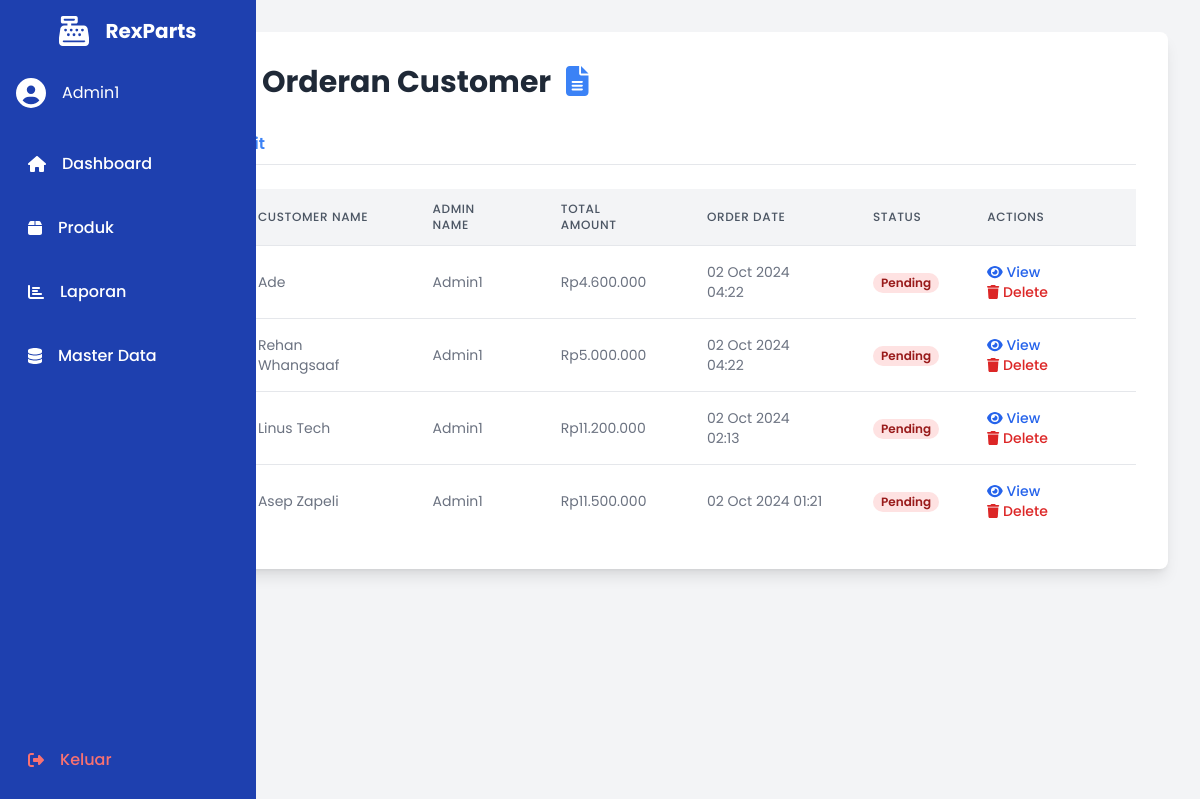
The app's page /views/laporan/orders.php (signed in) with its own data.
### tables this page shows
CREATE TABLE `orders` (
  `order_id` int NOT NULL AUTO_INCREMENT,
  `customer_id` int DEFAULT NULL,
  `admin_id` int DEFAULT NULL,
  `total_amount` decimal(10,2) NOT NULL,
  `order_date` timestamp NULL DEFAULT CURRENT_TIMESTAMP,
  `status` enum('pending','completed','canceled') DEFAULT 'pending',
  PRIMARY KEY (`order_id`),
  KEY `customer_id` (`customer_id`),
  KEY `admin_id` (`admin_id`),
  CONSTRAINT `orders_ibfk_1` FOREIGN KEY (`customer_id`) REFERENCES `customer` (`customer_id`) ON DELETE SET NULL,
  CONSTRAINT `orders_ibfk_2` FOREIGN KEY (`admin_id`) REFERENCES `admin` (`admin_id`) ON DELETE SET NULL
);

CREATE TABLE `customer` (
  `customer_id` int NOT NULL AUTO_INCREMENT,
  `name` varchar(100) NOT NULL,
  `email` varchar(100) DEFAULT NULL,
  `phone` varchar(15) DEFAULT NULL,
  `address` text,
  `created_at` timestamp NULL DEFAULT CURRENT_TIMESTAMP,
  PRIMARY KEY (`customer_id`),
  UNIQUE KEY `email` (`email`)
);

### views/laporan/orders.php (the view, shortened to what this page needs)
<?php
require_once '../../system/koneksi.php';
function getOrders($pdo) {
    $stmt = $pdo->prepare("
        SELECT o.order_id, o.total_amount, o.order_date, o.status,
               c.name AS customer_name, a.username AS admin_name
        FROM orders o
        JOIN customer c ON o.customer_id = c.customer_id
        JOIN admin a ON o.admin_id = a.admin_id
        ORDER BY o.order_date DESC
    ");
    $stmt->execute();
    return $stmt->fetchAll(PDO::FETCH_ASSOC);
}
$orders = getOrders($pdo);
?>
<!DOCTYPE html>
<html lang="en">
<head>
    <link href="https://cdn.jsdelivr.net/npm/tailwindcss@2.2.19/dist/tailwind.min.css" rel="stylesheet">
    <link rel="stylesheet" href="https://cdnjs.cloudflare.com/ajax/libs/font-awesome/6.0.0-beta3/css/all.min.css">
</head>
<body class="bg-gray-100 text-gray-800">
    <aside class="sidebar w-16 bg-blue-600 text-white fixed h-full hover:w-64 overflow-hidden transition-all duration-300 ease-in-out">
        <?php include '../templates/sidebar.php'; ?>
    </aside>
    <div class="ml-16 p-8">
        <div class="max-w-7xl mx-auto bg-white shadow-lg rounded-lg overflow-hidden">
            <div class="p-8">
                <h1 class="text-3xl font-bold mb-6 text-gray-800">Laporan Orderan Customer <i class="fas fa-file-alt ml-2 text-blue-500"></i></h1>
                <div class="mb-6">
                    <ul class="flex border-b border-gray-200">
                        <li class="mr-1">
                            <a class="bg-white inline-block py-2 px-4 text-blue-500 hover:text-blue-800 font-semibold rounded-t-lg cursor-pointer transition duration-300 ease-in-out" onclick="showTab('orders')">Orders</a>
                        </li>
                        <li class="mr-1">
                            <a class="bg-white inline-block py-2 px-4 text-blue-500 hover:text-blue-800 font-semibold rounded-t-lg cursor-pointer transition duration-300 ease-in-out" onclick="showTab('edit')">Edit</a>
                        </li>
                    </ul>
                </div>
                <div id="orders" class="tab-content tab-active">
                    <div class="overflow-x-auto">
                        <table class="min-w-full bg-white">
                            <thead class="bg-gray-100">
                                <tr>
                                    <th class="px-6 py-3 border-b border-gray-200 text-left text-xs leading-4 font-medium text-gray-600 uppercase tracking-wider">Order ID</th>
                                    <th class="px-6 py-3 border-b border-gray-200 text-left text-xs leading-4 font-medium text-gray-600 uppercase tracking-wider">Customer Name</th>
                                    <th class="px-6 py-3 border-b border-gray-200 text-left text-xs leading-4 font-medium text-gray-600 uppercase tracking-wider">Admin Name</th>
                                    <th class="px-6 py-3 border-b border-gray-200 text-left text-xs leading-4 font-medium text-gray-600 uppercase tracking-wider">Total Amount</th>
                                    <th class="px-6 py-3 border-b border-gray-200 text-left text-xs leading-4 font-medium text-gray-600 uppercase tracking-wider">Order Date</th>
                                    <th class="px-6 py-3 border-b border-gray-200 text-left text-xs leading-4 font-medium text-gray-600 uppercase tracking-wider">Status</th>
                                    <th class="px-6 py-3 border-b border-gray-200 text-left text-xs leading-4 font-medium text-gray-600 uppercase tracking-wider">Actions</th>
                                </tr>
                            </thead>
                            <tbody class="divide-y divide-gray-200">
                                <?php foreach ($orders as $order): ?>
                                    <tr class="hover:bg-gray-50 transition duration-150 ease-in-out">
                                        <td class="px-6 py-4 whitespace-no-wrap text-sm leading-5 font-medium text-gray-900"><?= htmlspecialchars($order['order_id']) ?></td>
                                        <td class="px-6 py-4 whitespace-no-wrap text-sm leading-5 text-gray-500"><?= htmlspecialchars($order['customer_name']) ?></td>
                                        <td class="px-6 py-4 whitespace-no-wrap text-sm leading-5 text-gray-500"><?= htmlspecialchars($order['admin_name']) ?></td>
                                        <td class="px-6 py-4 whitespace-no-wrap text-sm leading-5 text-gray-500">Rp<?= number_format($order['total_amount'], 0, ',', '.') ?></td>
                                        <td class="px-6 py-4 whitespace-no-wrap text-sm leading-5 text-gray-500"><?= date('d M Y H:i', strtotime($order['order_date'])) ?></td>
                                        <td class="px-6 py-4 whitespace-no-wrap">
                                        <span class="px-2 inline-flex text-xs leading-5 font-semibold rounded-full
                                            <?= $order['status'] == 'Completed' ? 'bg-green-100 text-green-800' : ($order['status'] == 'Pending' ? 'bg-yellow-100 text-yellow-800' : ($order['status'] == 'Canceled' ? 'bg-red-100 text-red-800' : 'bg-red-100 text-red-800')) ?>">
                                            <?= htmlspecialchars(ucfirst($order['status'])) ?>
                                        </span>
                                        </td>
                                        <td class="px-6 py-4 whitespace-no-wrap text-sm leading-5 font-medium">
                                            <button class="text-blue-600 hover:text-blue-900 mr-3 transition duration-150 ease-in-out" onclick="openModal(<?= $order['order_id'] ?>)">
                                                <i class="fas fa-eye"></i> View
                                            </button>
                                            <button class="text-red-600 hover:text-red-900 transition duration-150 ease-in-out" onclick="deleteOrder(<?= $order['order_id'] ?>)">
                                                <i class="fas fa-trash"></i> Delete
                                            </button>
                                        </td>
                                    </tr>
                                <?php endforeach; ?>
                            </tbody>
                        </table>
                    </div>
                </div>
            </div>
        </div>
    </div>
</body>
</html>

### views/laporan/orders.php (style rules this page uses)
body { font-family: 'Poppins', sans-serif; }
.sidebar { transition: width 0.3s ease; }
.tab-content { display: none; }
.tab-active { display: block; }

### views/templates/sidebar.php (style rules this page uses)
.sidebar { transition: width 0.3s ease; }
body { font-family: 'Poppins', sans-serif; }

### records on screen
orders: customer.name "Ade", admin.username "Admin1", total_amount "4.600.000", order_date "02 Oct 2024 04:22", status "Pending"
orders: customer.name "Rehan Whangsaaf", admin.username "Admin1", total_amount "5.000.000", order_date "02 Oct 2024 04:22", status "Pending"
orders: customer.name "Linus Tech", admin.username "Admin1", total_amount "11.200.000", order_date "02 Oct 2024 02:13", status "Pending"
orders: customer.name "Asep Zapeli", admin.username "Admin1", total_amount "11.500.000", order_date "02 Oct 2024 01:21", status "Pending"

### other values on screen
$adminName "Admin1"
